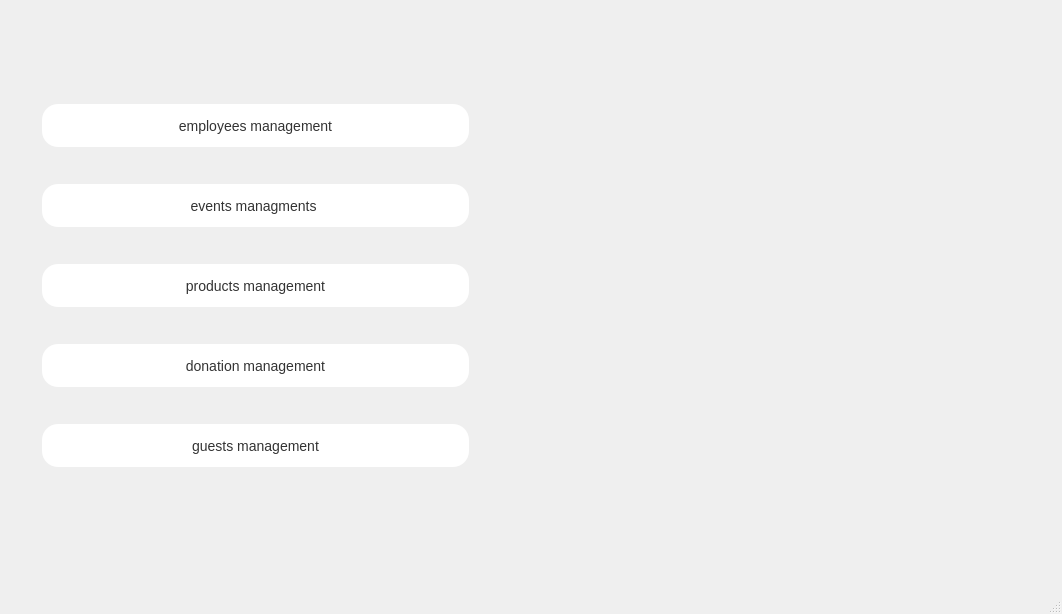
<?xml version="1.0" encoding="UTF-8"?>
<ui version="4.0">
 <class>menu</class>
 <widget class="QMainWindow" name="menu">
  <property name="geometry">
   <rect>
    <x>0</x>
    <y>0</y>
    <width>1062</width>
    <height>614</height>
   </rect>
  </property>
  <property name="windowTitle">
   <string>MainWindow</string>
  </property>
  <widget class="QWidget" name="centralwidget">
   <widget class="QLabel" name="label_5">
    <property name="geometry">
     <rect>
      <x>-120</x>
      <y>-30</y>
      <width>1461</width>
      <height>691</height>
     </rect>
    </property>
    <property name="styleSheet">
     <string notr="true">background-image: url(:/back/backprj.png);</string>
    </property>
    <property name="text">
     <string/>
    </property>
   </widget>
   <widget class="QPushButton" name="pushButton_7">
    <property name="geometry">
     <rect>
      <x>40</x>
      <y>100</y>
      <width>431</width>
      <height>51</height>
     </rect>
    </property>
    <property name="styleSheet">
     <string notr="true">QPushButton {
   background-color: #fff;
   border: none;
   color: #333;
   padding: 10px 20px;
   text-align: center;
   text-decoration: none;
   display: inline-block;
   font-size: 14px;
   margin: 4px 2px;
   cursor: pointer;
   border-radius: 16px;

}

QPushButton:hover {
   background-color: #EF829B;
}
QPushButton:pressed
{
    background-color: rgb(255, 180, 5);
    border: 1px solid white;
}</string>
    </property>
    <property name="text">
     <string>employees management</string>
    </property>
   </widget>
   <widget class="QPushButton" name="pushButton_8">
    <property name="geometry">
     <rect>
      <x>40</x>
      <y>180</y>
      <width>431</width>
      <height>51</height>
     </rect>
    </property>
    <property name="styleSheet">
     <string notr="true">QPushButton {
   background-color: #fff;
   border: none;
   color: #333;
   padding: 10px 20px;
   text-align: center;
   text-decoration: none;
   display: inline-block;
   font-size: 14px;
   margin: 4px 2px;
   cursor: pointer;
   border-radius: 16px;

}

QPushButton:hover {
   background-color: #EF829B;
}
QPushButton:pressed
{
    background-color: rgb(255, 180, 5);
    border: 1px solid white;
}</string>
    </property>
    <property name="text">
     <string>events managments </string>
    </property>
   </widget>
   <widget class="QPushButton" name="pushButton_6">
    <property name="geometry">
     <rect>
      <x>40</x>
      <y>340</y>
      <width>431</width>
      <height>51</height>
     </rect>
    </property>
    <property name="styleSheet">
     <string notr="true">QPushButton {
   background-color: #fff;
   border: none;
   color: #333;
   padding: 10px 20px;
   text-align: center;
   text-decoration: none;
   display: inline-block;
   font-size: 14px;
   margin: 4px 2px;
   cursor: pointer;
   border-radius: 16px;

}

QPushButton:hover {
   background-color: #EF829B;
}
QPushButton:pressed
{
    background-color: rgb(255, 180, 5);
    border: 1px solid white;
}</string>
    </property>
    <property name="text">
     <string>donation management</string>
    </property>
   </widget>
   <widget class="QPushButton" name="pushButton_5">
    <property name="geometry">
     <rect>
      <x>40</x>
      <y>260</y>
      <width>431</width>
      <height>51</height>
     </rect>
    </property>
    <property name="styleSheet">
     <string notr="true">QPushButton {
   background-color: #fff;
   border: none;
   color: #333;
   padding: 10px 20px;
   text-align: center;
   text-decoration: none;
   display: inline-block;
   font-size: 14px;
   margin: 4px 2px;
   cursor: pointer;
   border-radius: 16px;

}

QPushButton:hover {
   background-color: #EF829B;
}
QPushButton:pressed
{
    background-color: rgb(255, 180, 5);
    border: 1px solid white;
}</string>
    </property>
    <property name="text">
     <string>products management</string>
    </property>
   </widget>
   <widget class="QPushButton" name="pushButton_3">
    <property name="geometry">
     <rect>
      <x>40</x>
      <y>420</y>
      <width>431</width>
      <height>51</height>
     </rect>
    </property>
    <property name="styleSheet">
     <string notr="true">QPushButton {
   background-color: #fff;
   border: none;
   color: #333;
   padding: 10px 20px;
   text-align: center;
   text-decoration: none;
   display: inline-block;
   font-size: 14px;
   margin: 4px 2px;
   cursor: pointer;
   border-radius: 16px;

}

QPushButton:hover {
   background-color: #EF829B;
}
QPushButton:pressed
{
    background-color: rgb(255, 180, 5);
    border: 1px solid white;
}</string>
    </property>
    <property name="text">
     <string>guests management</string>
    </property>
   </widget>
   <widget class="QLabel" name="label">
    <property name="geometry">
     <rect>
      <x>770</x>
      <y>340</y>
      <width>361</width>
      <height>271</height>
     </rect>
    </property>
    <property name="styleSheet">
     <string notr="true">image: url(:/logo/logo++.png);</string>
    </property>
    <property name="text">
     <string/>
    </property>
   </widget>
  </widget>
  <widget class="QMenuBar" name="menubar">
   <property name="geometry">
    <rect>
     <x>0</x>
     <y>0</y>
     <width>1062</width>
     <height>26</height>
    </rect>
   </property>
  </widget>
  <widget class="QStatusBar" name="statusbar"/>
 </widget>
 <resources/>
 <connections/>
</ui>
